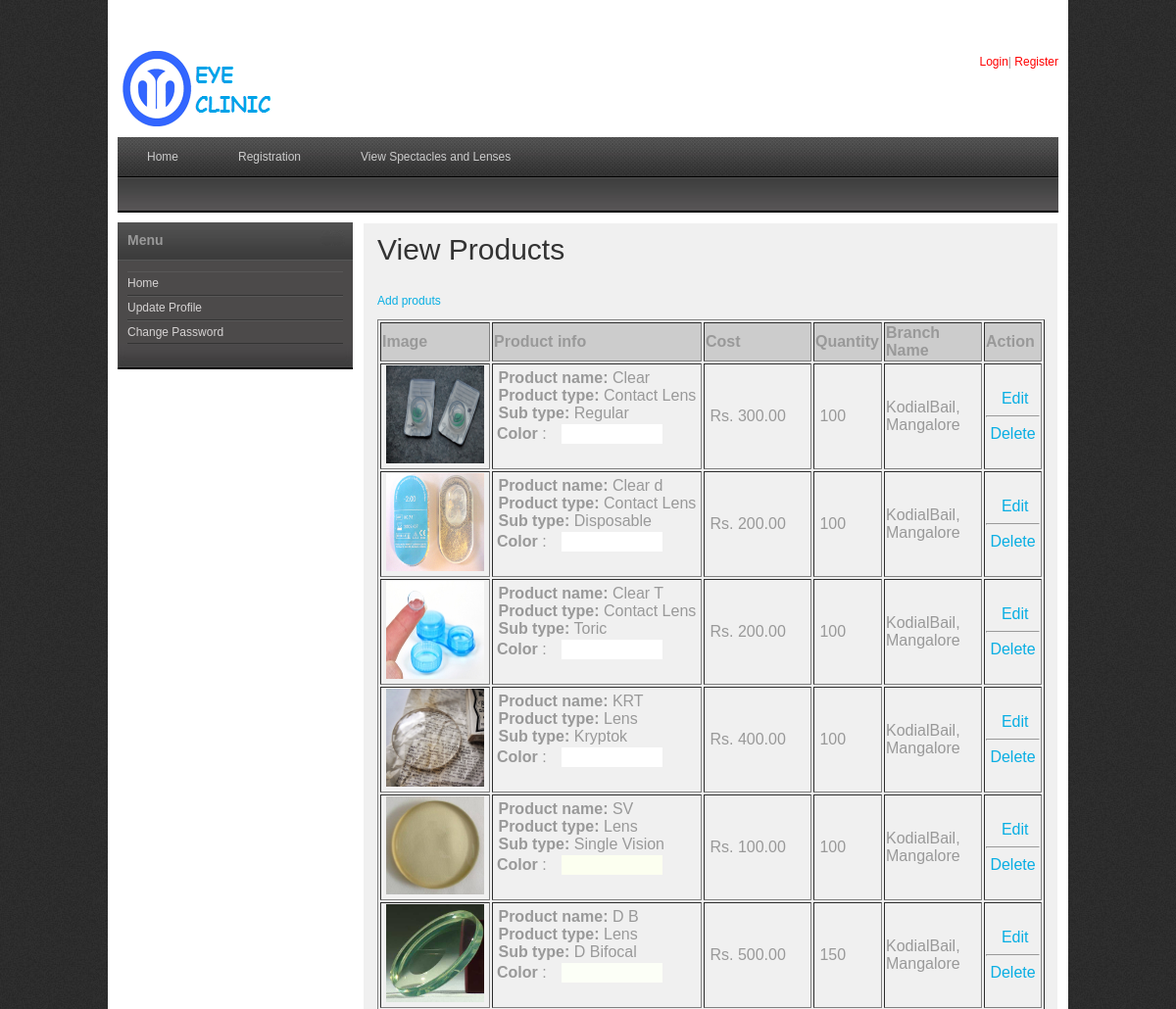
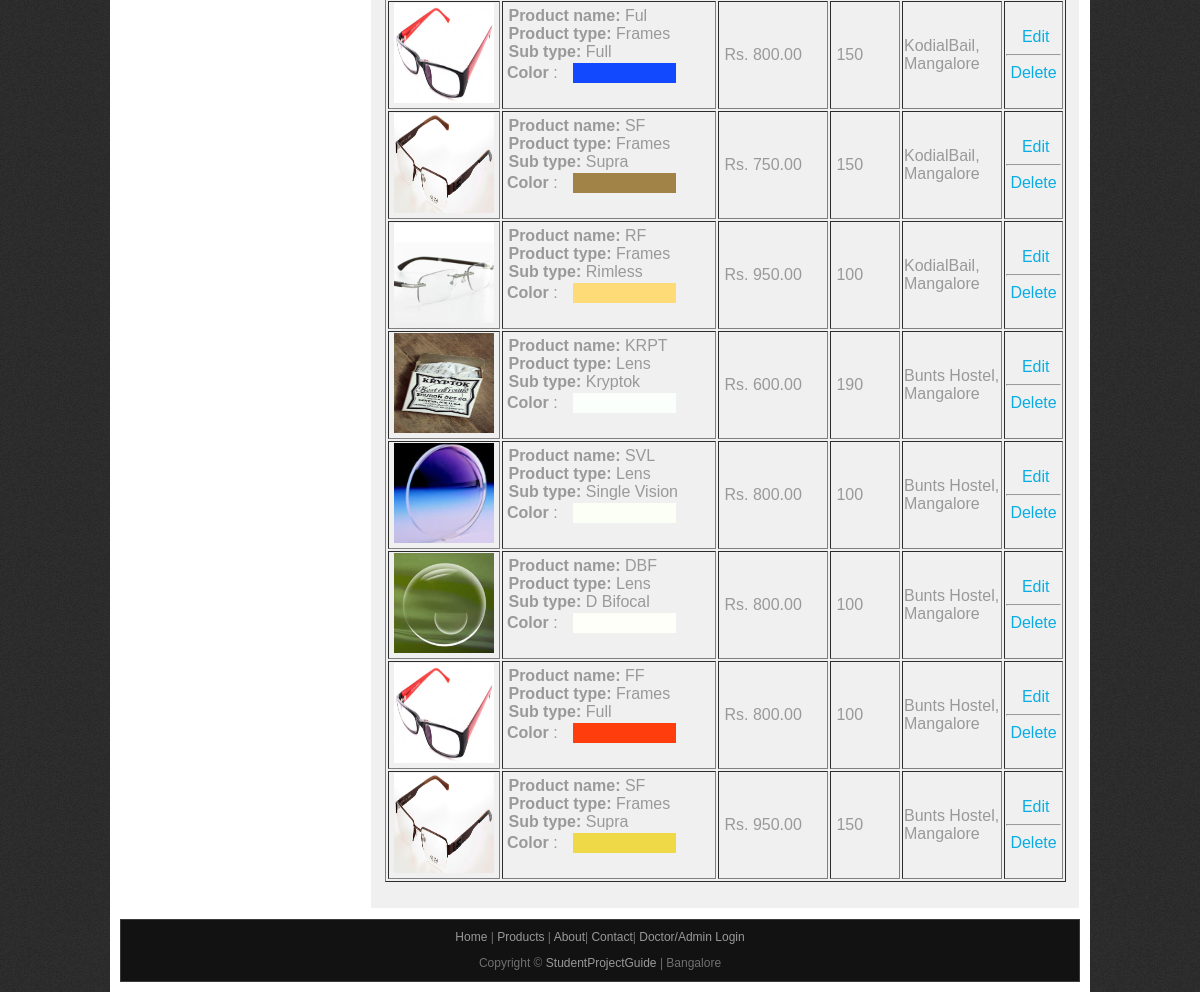
The page /viewproducts.php on the database as committed earlier (2 pictures, top to bottom).
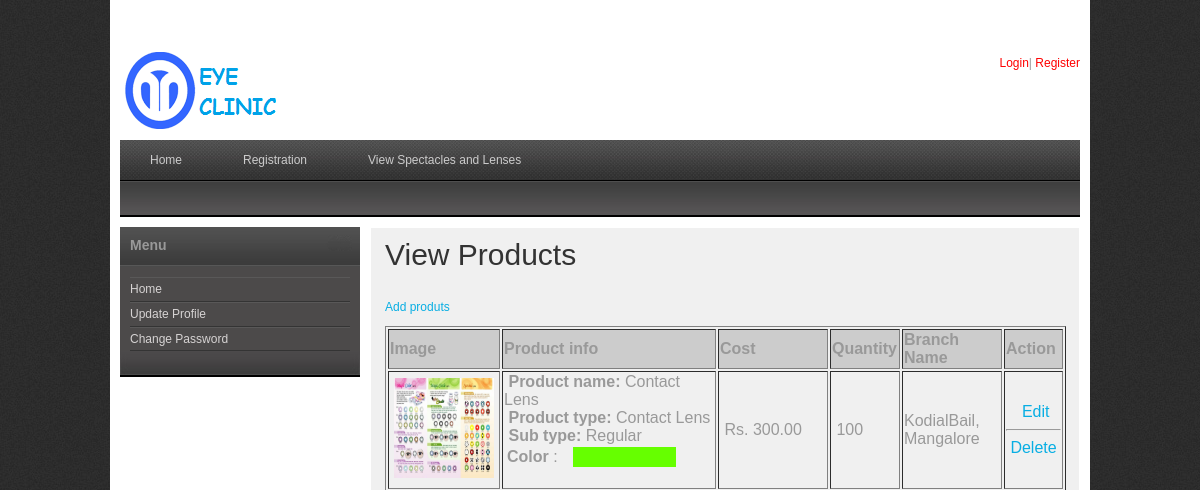
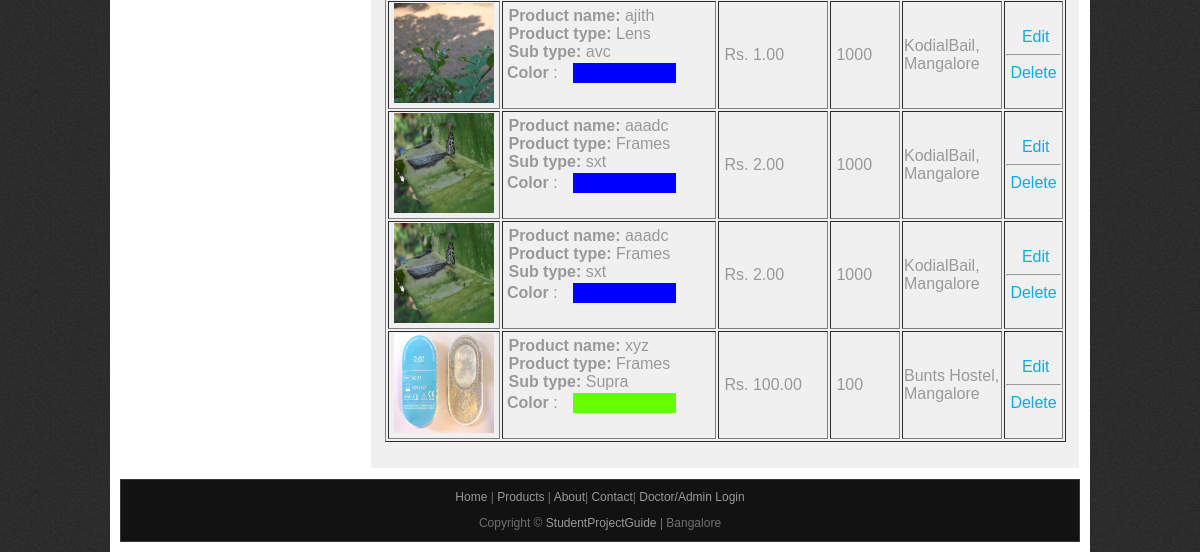
The same page on the database as committed later (2 pictures, top to bottom).
### tables this page shows
CREATE TABLE IF NOT EXISTS `products` (
  `prod_id` int(10) NOT NULL AUTO_INCREMENT,
  `branch_id` int(10) NOT NULL,
  `name` varchar(50) NOT NULL,
  `product_type` varchar(50) NOT NULL,
  `sub_type` varchar(25) NOT NULL,
  `image` varchar(100) NOT NULL,
  `color` varchar(20) NOT NULL,
  `cost` double(10,2) NOT NULL,
  `quantity` int(10) NOT NULL,
  PRIMARY KEY (`prod_id`)
);

CREATE TABLE IF NOT EXISTS `branch` (
  `branch_id` int(10) NOT NULL AUTO_INCREMENT,
  `branch_name` varchar(30) NOT NULL,
  `description` varchar(50) NOT NULL,
  PRIMARY KEY (`branch_id`)
);

### viewproducts.php (the view, shortened to what this page needs)
<?php
include("includes/header.php");
include("includes/conn.php");
mysqli_query($con,"DELETE FROM products WHERE prod_id='$_GET[delid]'");
?>
    <div id="templatemo_main">
   		<div id="sidebar" class="float_l">
        	<div class="sidebar_box"><span class="bottom"></span>
            	<?php
				include("sidebar.php");
			?>
            </div>
   		</div>
        <div id="content" class="float_r">
        <h1>View Products</h1>
        <p><a href="addproduct.php">Add produts</a></p>
        <form action="" method="post" enctype="multipart/form-data" name="adprod" id="adprod" onsubmit="return validation()">
          <table width="681" border="1">
            <tr bgcolor="#CCCCCC">
              <td width="108"><strong>Image</strong></td>
              <td width="210"><strong>Product info</strong></td>
              <td width="106"><strong>Cost</strong></td>
              <td width="66"><strong>Quantity</strong></td>
              <td width="96"><strong>Branch Name</strong></td>
              <td width="55"><strong>Action</strong></td>
            </tr>
            <?php
			$resultquery = mysqli_query($con,"SELECT * FROM  products");
		while($rowrec = mysqli_fetch_array($resultquery))
		{
			?>
            <tr>
              <td>&nbsp;<img src="upload/<?php   echo $rowrec[image]; ?>" width="100" height="100"  /></td>
              <td>&nbsp;<strong>Product name: </strong><?php   echo $rowrec[name]; ?><br />
             &nbsp;<strong>Product type:</strong> <?php   echo $rowrec[product_type]; ?><br />
              &nbsp;<strong>Sub type:</strong> <?php   echo $rowrec[sub_type]; ?><br /><table width="174" border="0">
                <tr>
                  <td width="37"><strong>Color</strong> : </td>
                  <td width="68" bgcolor="<?php   echo $rowrec[color]; ?>">&nbsp;</td>
                </tr>
              </table>
              <br />
              </td>
              <td>&nbsp;Rs. <?php   echo $rowrec[cost]; ?></td>
              <td>&nbsp;<?php   echo $rowrec[quantity]; ?></td>
              <td>
			  <?php
$resultquery1 = mysqli_query($con,"SELECT * FROM  branch where branch_id='$rowrec[branch_id]'");
$rowrec1 = mysqli_fetch_array($resultquery1);
			  echo $rowrec1[branch_name];
			  ?>
              </td>
              <td align="center"		>&nbsp;<?php   echo
			  "<a href='addproduct.php?prodid=$rowrec[prod_id]'>Edit</a> <hr>
			  <a href='viewproducts.php?delid=$rowrec[prod_id]'>Delete</a>"; ?></td>
            </tr>
            <?php
		}
		?>
          </table>
        </form>
      </div>
    </div>
<?php
include("includes/footer.php");
?>

Rows that differ between the two databases and show on the page:
removed products: image (picture), name "D B", product_type "Lens", sub_type "D Bifocal", cost "500.00", quantity "150", branch.branch_name "KodialBail, Mangalore"
removed products: image (picture), name "Ful", product_type "Frames", sub_type "Full", cost "800.00", quantity "150", branch.branch_name "KodialBail, Mangalore"
removed products: image (picture), name "SF", product_type "Frames", sub_type "Supra", cost "750.00", quantity "150", branch.branch_name "KodialBail, Mangalore"
removed products: image (picture), name "RF", product_type "Frames", sub_type "Rimless", cost "950.00", quantity "100", branch.branch_name "KodialBail, Mangalore"
removed products: image (picture), name "KRPT", product_type "Lens", sub_type "Kryptok", cost "600.00", quantity "190", branch.branch_name "Bunts Hostel, Mangalore"
removed products: image (picture), name "SVL", product_type "Lens", sub_type "Single Vision", cost "800.00", quantity "100", branch.branch_name "Bunts Hostel, Mangalore"
removed products: image (picture), name "DBF", product_type "Lens", sub_type "D Bifocal", cost "800.00", quantity "100", branch.branch_name "Bunts Hostel, Mangalore"
removed products: image (picture), name "FF", product_type "Frames", sub_type "Full", cost "800.00", quantity "100", branch.branch_name "Bunts Hostel, Mangalore"
removed products: image (picture), name "SF", product_type "Frames", sub_type "Supra", cost "950.00", quantity "150", branch.branch_name "Bunts Hostel, Mangalore"
changed products "Contact Lens": image: a different picture; name "Clear" → "Contact Lens"; color "FFFFFF" → "66FF00" (drawn)
changed products: image: a different picture; name "Clear d" → "ajith"; product_type "Contact Lens" → "Lens"; sub_type "Disposable" → "avc"; color "FFFFFF" → "blue" (drawn); cost "200.00" → "1.00"; quantity "100" → "1000"
changed products (number 3 of 5 on the later page): image: a different picture; name "Clear T" → "aaadc"; product_type "Contact Lens" → "Frames"; sub_type "Toric" → "sxt"; color "FFFFFF" → "blue" (drawn); cost "200.00" → "2.00"; quantity "100" → "1000"
changed products (number 4 of 5 on the later page): image: a different picture; name "KRT" → "aaadc"; product_type "Lens" → "Frames"; sub_type "Kryptok" → "sxt"; color "FFFFFF" → "blue" (drawn); cost "400.00" → "2.00"; quantity "100" → "1000"
changed products: image: a different picture; name "SV" → "xyz"; product_type "Lens" → "Frames"; sub_type "Single Vision" → "Supra"; color "FCFFF0" → "66FF00" (drawn); branch.branch_name "KodialBail, Mangalore" → "Bunts Hostel, Mangalore"
